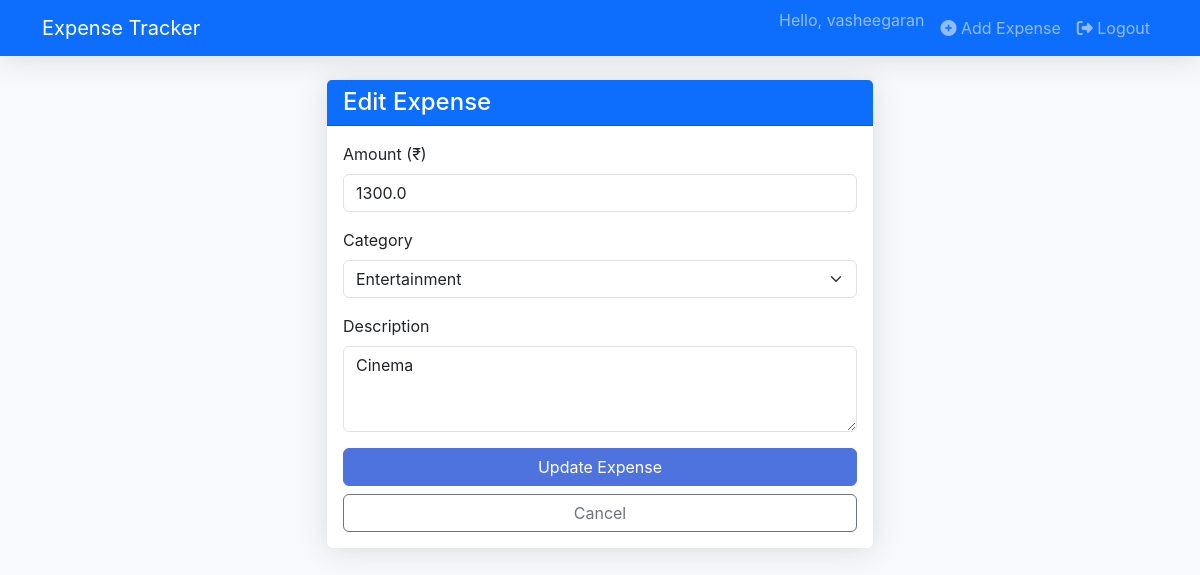
Page /edit/4 (signed in) on the committed database.
### app.py (models this page shows)
class User(db.Model, UserMixin):
    id = db.Column(db.Integer, primary_key=True)
    username = db.Column(db.String(80), unique=True, nullable=False)
    email = db.Column(db.String(120), unique=True, nullable=False)
    password = db.Column(db.String(200), nullable=False)
    expenses = db.relationship('Expense', backref='user', lazy=True)
    budgets = db.relationship('Budget', backref='user', lazy=True)

class Expense(db.Model):
    id = db.Column(db.Integer, primary_key=True)
    amount = db.Column(db.Float, nullable=False)
    category = db.Column(db.String(50), nullable=False)
    description = db.Column(db.String(200))
    date = db.Column(db.DateTime, default=datetime.utcnow)
    user_id = db.Column(db.Integer, db.ForeignKey('user.id'), nullable=False)

### app.py (the view, shortened to what this page needs)
@app.route('/edit/<int:id>', methods=['GET', 'POST'])
@login_required
def edit_expense(id):
    expense = Expense.query.get_or_404(id)
    if expense.user_id != current_user.id:
        abort(403)
    categories = ['Food', 'Transport', 'Shopping', 'Entertainment', 'Bills', 'Other']
    return render_template('expenses/add_edit.html',
                         expense=expense,
                         categories=categories,
                         title="Edit Expense")

### app.py (called while the page is built)
@login_manager.user_loader
def load_user(user_id):
    return User.query.get(int(user_id))

### templates/expenses/add_edit.html (shortened to what this page needs)
{% extends "base.html" %}
{% block content %}
<div class="row justify-content-center">
    <div class="col-md-6">
        <div class="card shadow">
            <div class="card-header bg-primary text-white">
                <h4 class="mb-0">
                    {% if expense %}Edit Expense{% else %}Add New Expense{% endif %}
                </h4>
            </div>
            <div class="card-body">
                <form method="POST"
                      action="{% if expense %}{{ url_for('edit_expense', id=expense.id) }}{% else %}{{ url_for('add_expense') }}{% endif %}">
                    <div class="mb-3">
                        <label for="amount" class="form-label">Amount (₹)</label>
                        <input type="number" step="0.01" class="form-control" id="amount"
                               name="amount" value="{{ expense.amount if expense else '' }}"
                               required min="0.01">
                    </div>
                    <div class="mb-3">
                        <label for="category" class="form-label">Category</label>
                        <select class="form-select" id="category" name="category" required>
                            {% for category in categories %}
                            <option value="{{ category }}"
                                {% if expense and expense.category == category %}selected{% endif %}>
                                {{ category }}
                            </option>
                            {% endfor %}
                        </select>
                    </div>
                    <div class="mb-3">
                        <label for="description" class="form-label">Description</label>
                        <textarea class="form-control" id="description" name="description"
                                  rows="3">{{ expense.description if expense else '' }}</textarea>
                    </div>
                    <button type="submit" class="btn btn-primary w-100">
                        {% if expense %}Update Expense{% else %}Add Expense{% endif %}
                    </button>
                    <a href="{{ url_for('index') }}" class="btn btn-outline-secondary w-100 mt-2">
                        Cancel
                    </a>
                </form>
            </div>
        </div>
    </div>
</div>
{% endblock %}

### templates/base.html (shortened to what this page needs)
<!DOCTYPE html>
<html lang="en">
<head>
    <link href="https://cdn.jsdelivr.net/npm/bootstrap@5.3.2/dist/css/bootstrap.min.css" rel="stylesheet">
    <link rel="stylesheet" href="https://cdnjs.cloudflare.com/ajax/libs/font-awesome/6.4.2/css/all.min.css">
    <link rel="stylesheet" href="{{ url_for('static', filename='css/style.css') }}">
</head>
<body>
    <nav class="navbar navbar-expand-lg navbar-dark bg-primary">
        <div class="container">
            <a class="navbar-brand" href="{{ url_for('index') }}">Expense Tracker</a>
            <div class="collapse navbar-collapse" id="navbarNav">
                <ul class="navbar-nav ms-auto">
                    {% if current_user.is_authenticated %}
                    <li class="nav-item">
                        <span class="navbar-text me-2">Hello, {{ current_user.username }}</span>
                    </li>
                    <li class="nav-item">
                        <a class="nav-link" href="{{ url_for('add_expense') }}">
                            <i class="fas fa-plus-circle"></i> Add Expense
                        </a>
                    </li>
                    <li class="nav-item">
                        <a class="nav-link" href="{{ url_for('logout') }}">
                            <i class="fas fa-sign-out-alt"></i> Logout
                        </a>
                    </li>
                    {% endif %}
                </ul>
            </div>
        </div>
    </nav>
    <div class="container mt-4">
        {% block content %}{% endblock %}
    </div>
</body>
</html>

### static/css/style.css (style rules this page uses)
body { background-color: #f8f9fc; font-family: 'Nunito', -apple-system, BlinkMacSystemFont, 'Segoe UI', Roboto, 'Helvetica Neue', Arial, sans-serif; min-height: 100vh; }
.card { border: none; border-radius: 0.35rem; box-shadow: 0 0.15rem 1.75rem 0 rgba(58, 59, 69, 0.15); }
.card-header { font-weight: 600; }
.btn-primary { background-color: #4e73df; border-color: #4e73df; }
.shadow { box-shadow: 0 0.15rem 1.75rem 0 rgba(58, 59, 69, 0.15) !important; }
.navbar { box-shadow: 0 0.15rem 1.75rem 0 rgba(58, 59, 69, 0.15); }

### rows in the picture
User: username "vasheegaran"
Expense: amount "1300.0", category "Entertainment", description "Cinema"
